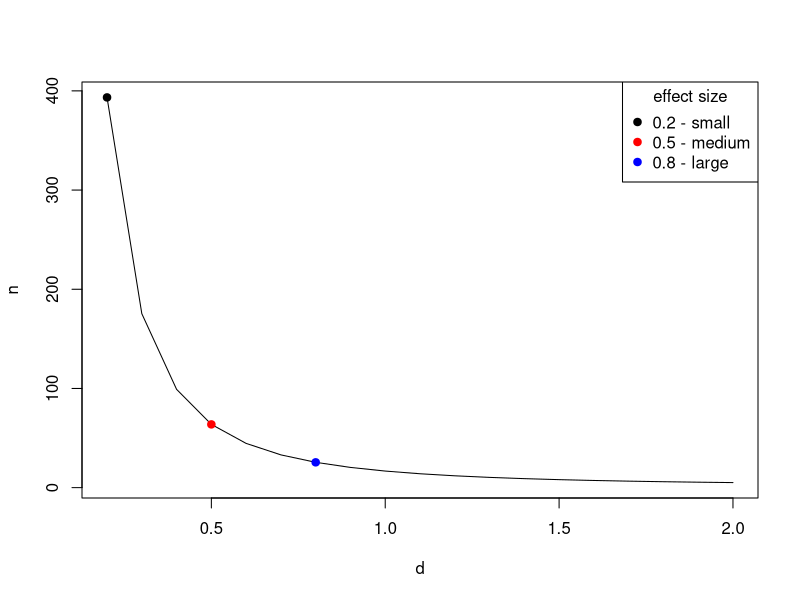
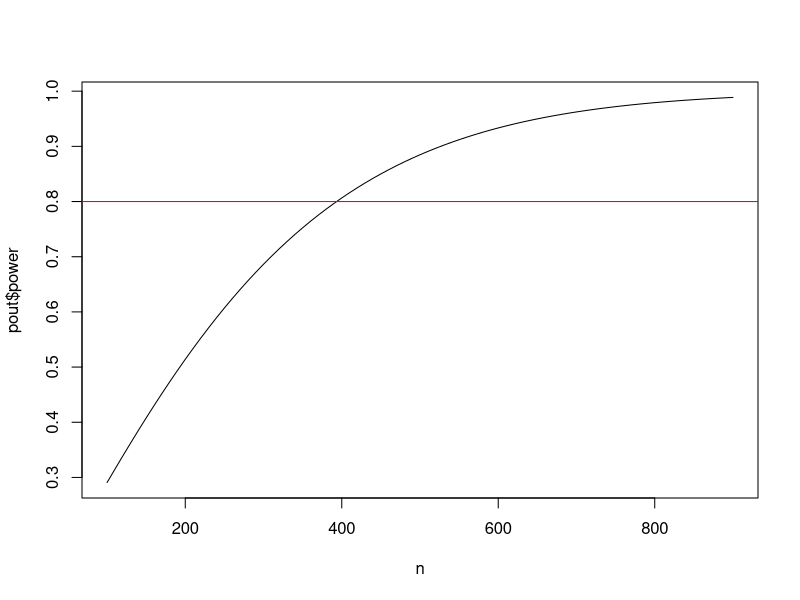
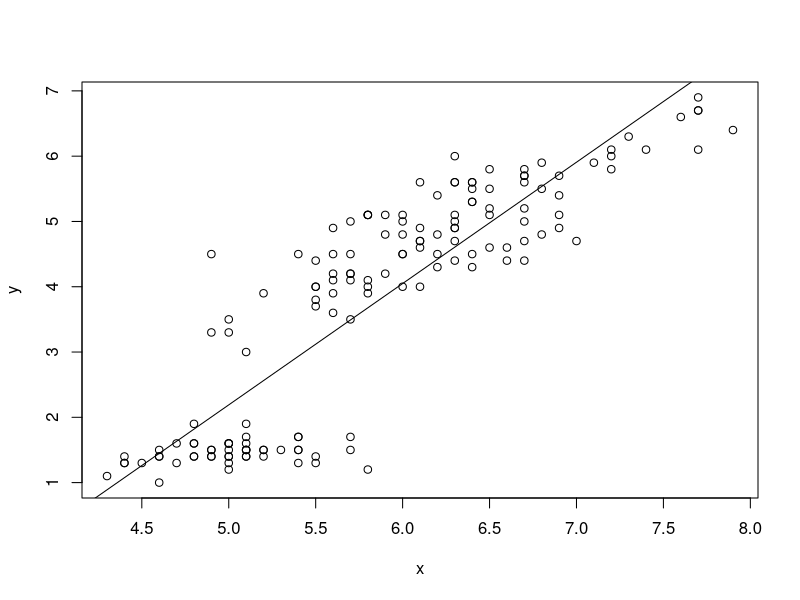
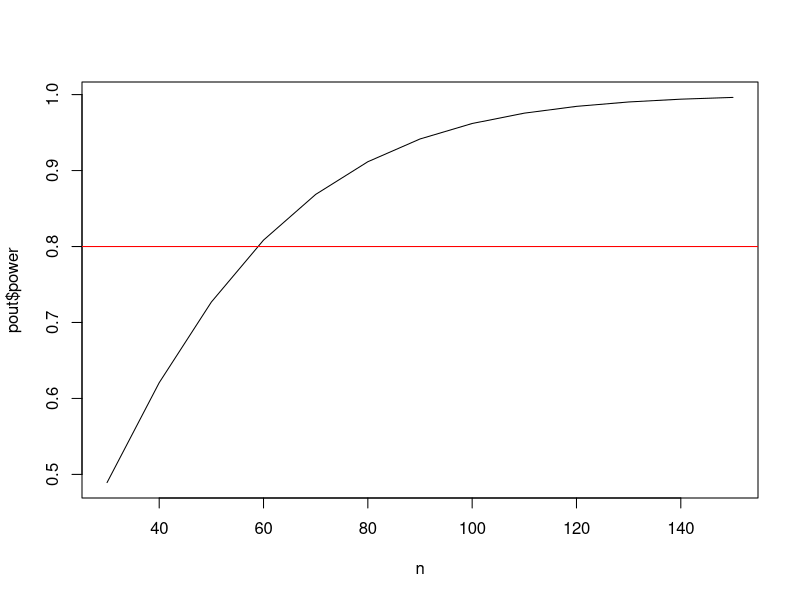
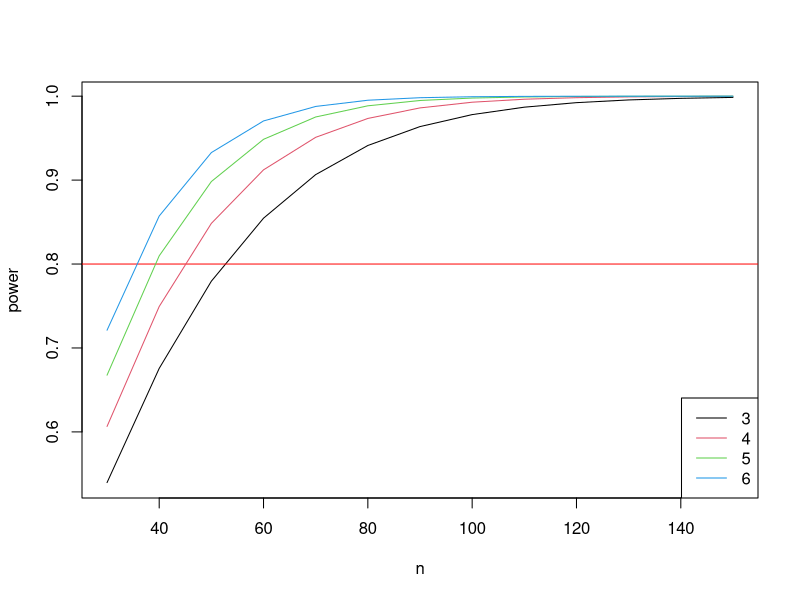

Generate these figures, in order, with R:
# Clay Ford
# Power and Sample Size Analysis
# Spring 2016
# UVa StatLab

# install.packages("pwr")
library(pwr)



# pwr.p.test --------------------------------------------------------------

# test for one proportion (ES=h) 

# When we want to test if a proportion is equal to some hypothesized value 
# versus a null (usually random chance, or 0.5.) Notice the effect size is h. We
# need to calculate h. Use the ES.h() function for this.

# This applies to our name tag example. Say we think people place name tags on 
# the left side of their chest 65% percent of the time versus random chance
# (50%). What sample size do we need to show this assuming a significance level
# (Type I error) of 0.05 and a desired power of 0.80?

# The effect size is .65 - .50 = .15. But notice that .16 - .01 = .15 as well.
# These are equal differences but they result in different power and sample size
# results.

# Notice their ratios:
0.65/0.50
0.16/0.01

# A difference of 0.16 and 0.01 is more dramatic than 0.65 and 0.50. Hence the
# need to calculate an effect size that reflects this.

ES.h(p1 = 0.65, p2 = 0.50)
ES.h(p1 = 0.16, p2 = 0.01) # larger effect size

# NOTE: the effect size is calculated using an arcsine transformation.

# Now let's find the sample size. Notice we can use the ES.h function in the
# pwr.p.test function.

# How many people do I need to sample to reject the null of random chance (0.50)
# if the true proportion is 0.65, with 80% power and 0.05 significance?
pwr.p.test(h = ES.h(p1 = 0.65, p2 = 0.50), sig.level = 0.05, power = 0.80)

# We need 85 people to reject null with 80% probability and have only a 5%
# chance of Type I error.

# Say we think people place name tags on the left 60% percent of the time instead 
# of 50%. What is the power of our test if we survey 125 people provided
# we accept a significance level (Type I error) of 0.05?
pwr.p.test(h = ES.h(p1 = 0.60, p2 = 0.50), n = 125, sig.level = 0.05)

# Notice the default is a "two.sided" test. Our test is more powerful if we're 
# willing to believe the alternative is "greater" than .50 rather than "not
# equal" to .50
pwr.p.test(h = ES.h(p1 = 0.60, p2 = 0.50), n = 125, sig.level = 0.05, 
           alternative = "greater")

# Equivalently we can think of one proportion being "less" than some value, say
# 0.4 versus random chance. Notice the effect is negative and resulting power is
# the same:
pwr.p.test(h = ES.h(p1 = 0.40, p2 = 0.50), n = 125, sig.level = 0.05, 
           alternative = "less")


# Say we think people place name tags on the left 75% percent of the time instead
# of 50%. What sample size do we need to show this assuming a significance level
# (Type I error) of 0.05 and a desired power of 0.90?
pwr.p.test(h = ES.h(p1 = 0.75, p2 = 0.50), sig.level = 0.05, power = 0.90)


# pwr.2p.test -------------------------------------------------------------

# test for two proportions (ES=h) 

# We want to test if two proportions are equal. To use this function, we once
# again need to calculate effect size using ES.h().

# Let's say I randomly sample male and female UVa undergrad students and ask 
# them if they consume alcohol at least once a week. My null hypothesis is no 
# difference in the proportion that answer yes. My alternative hypothesis is 
# that there is a difference. I'd like to detect a difference as small as 5%. 
# How many students do I need to sample in each group if we want 80% power and
# 5% chance of Type 1 error?

# 55% vs. 50%
pwr.2p.test(h = ES.h(p1 = 0.55, 0.50), sig.level = 0.05, power = .80)
# 35% vs. 30%
pwr.2p.test(h = ES.h(p1 = 0.35, 0.30), sig.level = 0.05, power = .80)

# Sample size is per group. Always round sample size up.

# Base R has a function called power.prop.test that allows you to use the raw
# proportions in the function.
power.prop.test(p1 = 0.55, p2 = 0.50, sig.level = 0.05, power = .80)
power.prop.test(p1 = 0.35, p2 = 0.30, sig.level = 0.05, power = .80)

# Notice the results are slightly different as it employs a different formula
# than the pwr function.

# pwr.2p2n.test -----------------------------------------------------------

# test for two proportions (ES=h, unequal sample sizes) 

# This function allows us to calculate power when we have unequal sample sizes. 
# We can also use it to find a sample size for one group when we already have
# data for another.

# Let's return to our undergraduate survey of alcohol consumption. It turns out 
# we were able to survey 543 males and 675 females. What's the power of our
# test?

# Before we answer, let's revisit effect size. I honestly have no idea if there 
# would be a difference, or if there was, how big that difference would be.
# Let's say we're interested in being able to detect a "small" effect size.

cohen.ES(test = "p", size = "small") # 0.2
pwr.2p2n.test(h = 0.2, n1 = 543, n2 = 675, sig.level = 0.05)

# Let's say I previously surveyed 763 females and found that p% said they 
# consumed alcohol once a week. I'd like to survey some males and see if a 
# significantly different proportion respond yes. How many do I need to sample 
# to detect a small effect size in either direction with 80% power and a
# significance level of 0.05?

pwr.2p2n.test(h = 0.2, n1 = 763, power = 0.8, sig.level = 0.05)



# pwr.t.test --------------------------------------------------------------

# one sample and two samples (equal sizes) t-tests for means (ES=d) 

# The effect size d is simply the difference in population means divided by the 
# standard deviation of either population (since they are assumed equal). This 
# is sometimes called "Cohen's d". There is no function for effect size d. We
# have to calculate this ourselves.

# d = mean_1 - mean_2 / sd

# The cohen.ES function can return small, medium and large d values, which are
# 0.2, 0.5 and 0.8:
cohen.ES(test = "t", size = "small")
cohen.ES(test = "t", size = "medium")
cohen.ES(test = "t", size = "large")

# I'm interested to know if there is a difference in the mean price of what male
# and female students pay at the library coffee shop. Let's say I randomly 
# observe 30 male and 30 female students check out from the coffee shop and note
# their total purchase price. How powerful is this experiment if I want to
# detect a "small" effect?

pwr.t.test(n = 30, d = 0.2, sig.level = 0.05) # n is per group

# Not very powerful. How many do I need to observe for a test with 80% power?

pwr.t.test(d = 0.2, power = 0.80, sig.level = 0.05)

# The default alternative is "two.sided". That is, we're looking for an effect 
# in either direction. We can specify the alternative as "greater" than 0 or
# "less" than 0. 

# alternative: greater than 0
pwr.t.test(d = 0.2, power = 0.80, sig.level = 0.05, alternative = "greater")
# alternative: less than 0
pwr.t.test(d = -0.2, power = 0.80, sig.level = 0.05, alternative = "less")

# same sample size in either case.

# Let's say we want to be able to detect a difference of at least 75 cents in 
# the mean purchase price. How can we convert that to an effect size? First we 
# need to make a guess at the population standard deviation. If we have 
# absolutely no idea, one rule of thumb is to take the difference between the 
# maximum and minimum values and divide by 4. Let's say max is 10 and min is 1.
# So our guess at a standard deviation is 9/4 = 2.25. Therefore d is

d <- 0.75/2.25 # 0.333
pwr.t.test(d = d, power = 0.80, sig.level = 0.05)

# An effect size of 0.333 requires 143 per group 
# An effect size of 0.2 requires 394 per group.

# Let's see how effect size affects sample size. The results of the pwr
# functions can be saved:
pout <- pwr.t.test(d = d, power = 0.80, sig.level = 0.05)
# Then various parts can be extracted:
str(pout)
pout$n

# We can also do this directly as follows:
pwr.t.test(d = d, power = 0.80, sig.level = 0.05)$n

# Let's take advantage of that to create a plot of effect size versus required
# sample size for 80% power and 0.05 significance level:
d <- seq(0.2,2,0.1)
n <- sapply(d, function(x) pwr.t.test(d = x, power = 0.80, sig.level = 0.05)$n)
plot(d,n,type="l")
points(x = c(0.2,0.5,0.8), y = n[c(1,4,7)], pch=19, cex=1, col=c("black","red","blue"))
legend("topright", legend = c("0.2 - small","0.5 - medium","0.8 - large"), 
       col = c("black","red","blue"), 
       pch = 19, title = "effect size")

# We can see how crucial anticipated effect size is to determining sample size.

# If you don't like working with d, you can use the power.t.test function that 
# comes with base R. It allows you to specify "delta" (true difference in means)
# and "sd" (standard deviation):

power.t.test(delta = 0.75, sd = 2.25, sig.level = 0.05, power = 0.8)

# For any of the pwr functions we can provide multiple sample size values to get
# multiple power estimates. For example, let's see how power changes as we let n
# go from 100 to 300 by 25 using a "small" effect size of 0.2.

pwr.t.test(n = seq(100,300,25), d = 0.2, sig.level = 0.05)

# We can save this output and graph:
n <- seq(100,900,10)
pout <- pwr.t.test(n = n, d = 0.2, sig.level = 0.05)
plot(x = n, y = pout$power, type = "l")
abline(h = 0.8, col = "red")


# pwr.t2n.test ------------------------------------------------------------


# two samples (different sizes) t test for means (ES=d) 

# Find power for a t test with 28 in one group and 35 in the other group and a
# medium effect size. (sig.level defaults to 0.05.)
pwr.t2n.test(n1 = 28, n2 = 35, d = 0.5)

# Find n1 sample size when other group has 35, desired power is 0.80, effect 
# size is 0.5 and significance level is 0.05:
pwr.t2n.test(n2 = 35, d = 0.5, power = 0.8)



# pwr.chisq.test ----------------------------------------------------------

# chi-squared test (ES=w)

# There are two chi-square tests this function addresses:

# 1. goodness of fit test
# 2. contingency test, or test for association

# In a goodness of fit test, a single dimension of proportions is tested against
# a prespecified set of proportions which constitutes the null hypothesis. 
# Rejecting the null means we have sufficient evidence to conclude the data
# don't appear to "fit" the prespecified set of proportions.

# In a contingency test, or test of association, frequencies classified 
# simultaneously by two variables (ie, a two-way table) are tested against the 
# expected cross-classified frequences given the two variables are independent.
# Rejecting the null means the data appear to be associated in some way.

# The effect size w differs depending on the test. The pwr package provides two
# functions to calculate both versions:

# ES.w1	- goodness of fit
# ES.w2	- test for association

# In essence, the effect size w measures the discrepancy between null and 
# alternative proportions over the cells in a table. These formulas are provided
# in Chapter 7 of Cohen (1988).

# ES.w1(P0, P1)
# P0 - First set of k probabilities (null hypothesis)
# P1 - Second set of k probabilities (alternative hypothesis)

# ES.w2(P)
# P	- A two-way probability table (alternative hypothesis)

# As we can see calculating an effect size takes a bit of work. If you like, you
# can go with small, medium or large: 0.10, 0.30, 0.50

# Finally, the pwr.chisq.test requires specifying degrees of freedom (df).

# goodness of fit: df = number of cells - 1
# ES.w2: (Var1 number of categories - 1) * (Var2 number of categories - 1)

# Let's work some examples!

# (From Cohen, example 7.1) A market researcher is seeking to determine 
# preference among 4 package designs. He arranges to have a panel of 100 
# consumers. He wants to perform a chi-square goodness of fit test against the 
# null of equal preference (25% for each design) with a significance level of 
# 0.05. What's the power of the test if 3/8 of the population actually prefers
# design 1 and the remaining 5/8 are split over the other 3 designs?

# We need to create vectors of null and alternative proportions:
P0 <- rep(1/4, 4)
P1 <- c(3/8, rep((1 - 3/8)/3, 3))
# Now use them in the effect size function
ES.w1(P0,P1)
# And calculate power
pwr.chisq.test(w=ES.w1(P0,P1), N=100, df=(4-1), sig.level=0.05)

# How many subjects do we need to achieve 80% power?
pwr.chisq.test(w=ES.w1(P0,P1), df=(4-1), power=0.8, sig.level = 0.05)

# If our alternative is correct - people prefer design 1 - then we need to
# survey at least 131 people to detect this with 80% power.


# Another example: I want to see if there's an association between gender and 
# flossing teeth among UVa students. I randomly sample 100 students (male and 
# female) and ask whether or not they floss daily. I want to carry out a 
# chi-square test of association to determine if there's an association between 
# these two variables. As usual I set my significance level to 0.05. To 
# determine effect size I need to propose an alternative hypothesis, which in
# this case is a table of proportions. 

prob <- matrix(c(0.10,0.20,0.40,0.30), ncol=2, 
               dimnames = list(c("M","F"),c("Floss","No Floss")))
prob

# Even proportion of male and female, but I want to detect if at least 10% more
# females floss.

# Now use the matrix to calculate effect size:
ES.w2(prob)

# DF = (2 - 1) * (2 - 1) = 1

# And calculate power:
pwr.chisq.test(w = ES.w2(prob), N = 100, df = 1, sig.level = 0.05)

# How many students should I survey if I wish to achieve 90% power?
pwr.chisq.test(w = ES.w2(prob), power = 0.9, df = 1, sig.level = 0.05)

# Even though I constructed the matrix to show females flossing more often, the 
# results apply regardless of the direction of the association we might find. 
# With 221 people sampled and an effect of 0.218 truly present in the 
# population, we have 90% power to reject the null of no association between
# gender and flossing.

# If you don't suspect association in either direction, or you don't feel like
# building a matrix in R, you can go with a conventional effect size.

cohen.ES(test = "chisq", size = "small")
pwr.chisq.test(w = 0.1, N = 100, df = 1, sig.level = 0.05)
pwr.chisq.test(w = 0.1, power = 0.9, df = 1, sig.level = 0.05)


# pwr.r.test --------------------------------------------------------------

# correlation test (ES=r) 

# The correlation test allows us to test whether there is any linear 
# relationship between two continuous variables. In other words, can we reject
# the null hypothesis of the correlation coefficient being 0. 

# Here's an example of a linear relationship
x <- iris$Sepal.Length
y <- iris$Petal.Length
plot(x,y)

# The correlation is high. Recall correlation ranges from -1 to 1.
cor(x,y)

# We can fit a straight line to the data
lm(y ~ x)

# and draw the fitted line
abline(lm(y ~ x))

# the slope of the line is related to the correlation coefficient:
coef(lm(y ~ x))[2] # slope
cor(x, y) * sd(y)/sd(x)

# So testing if the correlation is 0 is the same as testing if the slope is 0.

# The nice thing about correlation is that it's already unitless, so we don't
# require a formula to calculate effect size.

# For what it's worth, here are suggested small, medium and large effect sizes:
cohen.ES(test = "r", size = "small")
cohen.ES(test = "r", size = "medium")
cohen.ES(test = "r", size = "large")

# Let's say I'm a web developer and I want to conduct an experiment with one of 
# my sites. I want to randomly select a group of people, ranging in age from 18 
# - 65, and time them how long it takes them to complete a task, say locate some
# piece of information. I suspect there may be a "small" positive linear
# relationship between time it takes to complete the task and age. How many
# subjects do I need to detect this relationship with 80% power and the usual
# 0.05 significance level?

pwr.r.test(r = 0.1, sig.level = 0.05, power = 0.8, alternative = "greater")

# The "arctangh transformation" approximates the normal distribution, which is 
# used in the power and sample size calculations.

# The default is a two-sided test. We specify alternative = "greater" since we 
# believe there is small positive effect. That is, our null is correlation <= 0
# vs the alternative that correlation is > 0. 

# What if I just want to detect a small effect in either direction (positive or
# negative correlation)? Use the default settings of "two.sided"
pwr.r.test(r = 0.1, sig.level = 0.05, power = 0.8, alternative = "two.sided")

# And what if I hypothesize a negative effect (decreased time as age increases)?
# We need to make the effect size negative and specify alternative = "less"
pwr.r.test(r = -0.1, sig.level = 0.05, power = 0.8, alternative = "less")

# Of course the number of subjects is the same as alternative = "greater".

# What's the power of my test if I recruit 50 people and I hypothesize a medium
# positive effect?
pwr.r.test(n = 50, r = 0.3, sig.level = 0.05, alternative = "greater")



# pwr.anova.test ----------------------------------------------------------


# test for one-way balanced anova (ES=f) 

# ANOVA, or Analysis of Variance, tests whether or not means differ between more
# than 2 groups. One-way means one explanatory variable. Balanced means we have
# equal sample size in each group. The null hypothesis is that the means are all
# equal.

# The effect size, f, for k groups is calculated as follows:

# f = sd_means / sd_populations

# Translation: standard deviation of the k means divided the common standard 
# deviation of the populations involved.

# we can think of f as the standard deviation of the k standarized means.

# pwr does not provide a function to calculate this for us, however we can use
# cohen.ES to generate small, medium and large effects:
cohen.ES(test = "anov", size = "small")
cohen.ES(test = "anov", size = "medium")
cohen.ES(test = "anov", size = "large")

# Let's say I'm a web developer and I'm interested in 3 web site designs for a 
# client. I'd like to know which design(s) help users find information fastest, 
# or which design requires the most time. I design an experiment where I have 3 
# groups of randomly selected people use one of the designs to find some piece 
# of information. (All groups look for the same information.) How many people do
# I need in each group if I believe two of the designs will take 30 seconds and 
# one will take 35 seconds? Assume population standard deviation is 10 and that
# I desire power and significance levels of 0.8 and 0.05.

# First we need our effect size.

# Cohen says to divide by k instead k - 1 when calculating the standard 
# deviation of the means. The R sd() function divides by k - 1. So to calculate
# the effect size his way, we can do the following:
gm <- c(30, 30, 35)
f1 <- sqrt((sum((gm - mean(gm))^2)/3))/10 # 0.24

# If we do it this way, we get a bigger effect size
f2 <- sd(gm)/10 # 0.29

# Both can be classified as "medium" effects.

# How do they change our sample size estimates?
pwr.anova.test(k = 3, f = f1, power = 0.80)
pwr.anova.test(k = 3, f = f2, power = 0.80)

# Quite a bit!

# what's the power of the experiment if we're able to recruit 50 people in each
# group?
pwr.anova.test(k = 3, f = f1, n = 50)
pwr.anova.test(k = 3, f = f2, n = 50)
pwr.anova.test(k = 3, f = 0.25, n = 50) # so-called "medium" effect

# Don't feel like messing with f? Try the power.anova.test function that comes 
# with base R. It allows you to specify hypothesized between group variance and 
# within group variance. Notice we have to use variance, not standard deviation!
# Again we assume the variance within groups is the same for all groups.

power.anova.test(groups = 3, between.var = var(gm), within.var = 10^2, power = 0.8)

# This gives the same result as pwr.anova.test(k = 3, f = f1, power = 0.80). The
# base R power.anova.test function doesn't require you to calculate variance
# using a divisor of k instead of k - 1.

# Again we can calculate multiple powers for various sample sizes to see
# dimishing returns for increasing sample size past a certain point.
n <- seq(30,150,10)
pout <- pwr.anova.test(k = 3, f = f1, n = n)
plot(n, pout$power, type="l")
abline(h = 0.8, col="red")

# How does the number of groups affect power and sample size given same "medium" effect?

plot(n, pwr.anova.test(k = 3, f = 0.25, n = n)$power, type="l", ylab="power")
abline(h = 0.8, col="red")
lines(n, pwr.anova.test(k = 4, f = 0.25, n = n)$power, type="l", col=2)
lines(n, pwr.anova.test(k = 5, f = 0.25, n = n)$power, type="l", col=3)
lines(n, pwr.anova.test(k = 6, f = 0.25, n = n)$power, type="l", col=4)
legend("bottomright", legend = 3:6, col = 1:4, lty = 1)


# pwr.f2.test -------------------------------------------------------------

# test for the general linear model (ES=f2) 

# By "general linear model" we basically mean multiple regression. This is a 
# little tricky to use because not only do we have to supply an "effect size" 
# (f2), we also have to supply numerator (u) and denominator (v) degrees of 
# freedom instead of sample size. These last two refer to the F test that tests 
# whether all the model coefficients (except the intercept) are 0. We can also 
# think of this as a test that the proportion of variance explained by the model
# predictors is 0. 

# Example of F test. Regress stack loss on all variables in stackloss. Results
# of F test are last line in summary
summary(lm(stack.loss ~ ., data=stackloss))

# Multiple R-squared:  0.9136
# F-statistic:  59.9 on 3 and 17 DF,  p-value: 3.016e-09

# u = 3 (numerator DF)
# v = 17 (denominator DF)

# u is simply the number of coefficients you'll have in your model (again, minus
# the intercept).

# v is the number of error degrees of freedom. It equals n - u - 1. So if we
# want to determine sample size for a given power and effect size, we actually
# find v, which we then use to solve n = v + u + 1.


# The effect size is determined as follows:

# f2 = PV_s / PV_e

# where PV_s = proportion of variance explained by the predictors (signal) and
# PV_e = proportion of variance unexplained (error or noise)

# Another way to express this is 

# f2 = R-squared / (1 - R-squared)

# Where R-squared is the coefficient of determination, R^2. Also described as
# the "proportion of variance explained".

# To determine your effect size you hypothesize the proportion of variance your
# model explains, or the R-squared. For example, 0.45. This leads to an effect size of
0.45/(1 - 0.45) # 0.81

# It should be noted we can reverse this. Given an effect size, we can determine
# R-squared as ES / (1 + ES)
0.81/(1 + 0.81) # 0.45

# Again we have suggested small, medium and large effect sizes:

cohen.ES(test = "f2", size = "small") # 0.02
# R-squared:
0.02/(1 + 0.02) # 0.019

cohen.ES(test = "f2", size = "medium") # 0.15
# R-squared:
0.15/(1 + 0.15) # 0.130

cohen.ES(test = "f2", size = "large") # 0.35
# R-squared:
0.35/(1 + 0.35) # 0.259

# Obviously these are debatable!

# Let's say I'm a web developer and I want to conduct an experiment with one of 
# my sites. I want to randomly select a group of people, ranging in age from 18 
# - 65, and time them how long it takes them to complete a task, say locate some
# piece of information. I know there will be variability in the observed times. 
# I think age, gender and years of education may explain this variability. How 
# powerful is my experiment if I recruit 40 subjects and I want to be able to 
# detect at least 30% explained variance (R^2 = .30) with a 0.05 significance 
# level?

pwr.f2.test(u = 3, v = 40 - 3 - 1, f2 = 0.3/(1 - 0.3), sig.level = 0.05)

# How many subjects do I need if I want to be able to detect at least 30%
# explained variance (R^ = .30) with 80% power and the usual 0.05 significance
# level? We have to find v and than derive n.

nout <- pwr.f2.test(u = 3, f2 = 0.3/(1 - 0.3), sig.level = 0.05, power = 0.8)
nout
# Just see v
nout$v
# find n = v + u + 1
ceiling(nout$v) + nout$u + 1

# It's important to note that the alternative hypothesis here is that at least 
# one of the coefficients in my model is not 0. This doesn't mean we need at 
# least 30 subjects to have all coefficients significant. It just means 30 
# subjects gives us 80% chance of correctly detecting the effect of at least one
# of our predictors, provided one or more truly affect our response.


# It's worth noting ANOVA is just special cases of a linear model. Observe:

# One way ANOVA power calculation for 3 groups of 50:
pwr.anova.test(k = 3, f = 0.24, n = 50)

# linear model power calculation for one categorical predictor with 3 levels:
pwr.f2.test(u = 2, v = 3*50 - 2 - 1, f2 = 0.24^2, sig.level = 0.05)

# u = 2 because a linear model with a 3-level categorical predictor will only
# have 2 coefficients. v = 147 because 147 = 3*50 - 2 - 1.

# Back to presentation

# Sample size for estimates -----------------------------------------------
